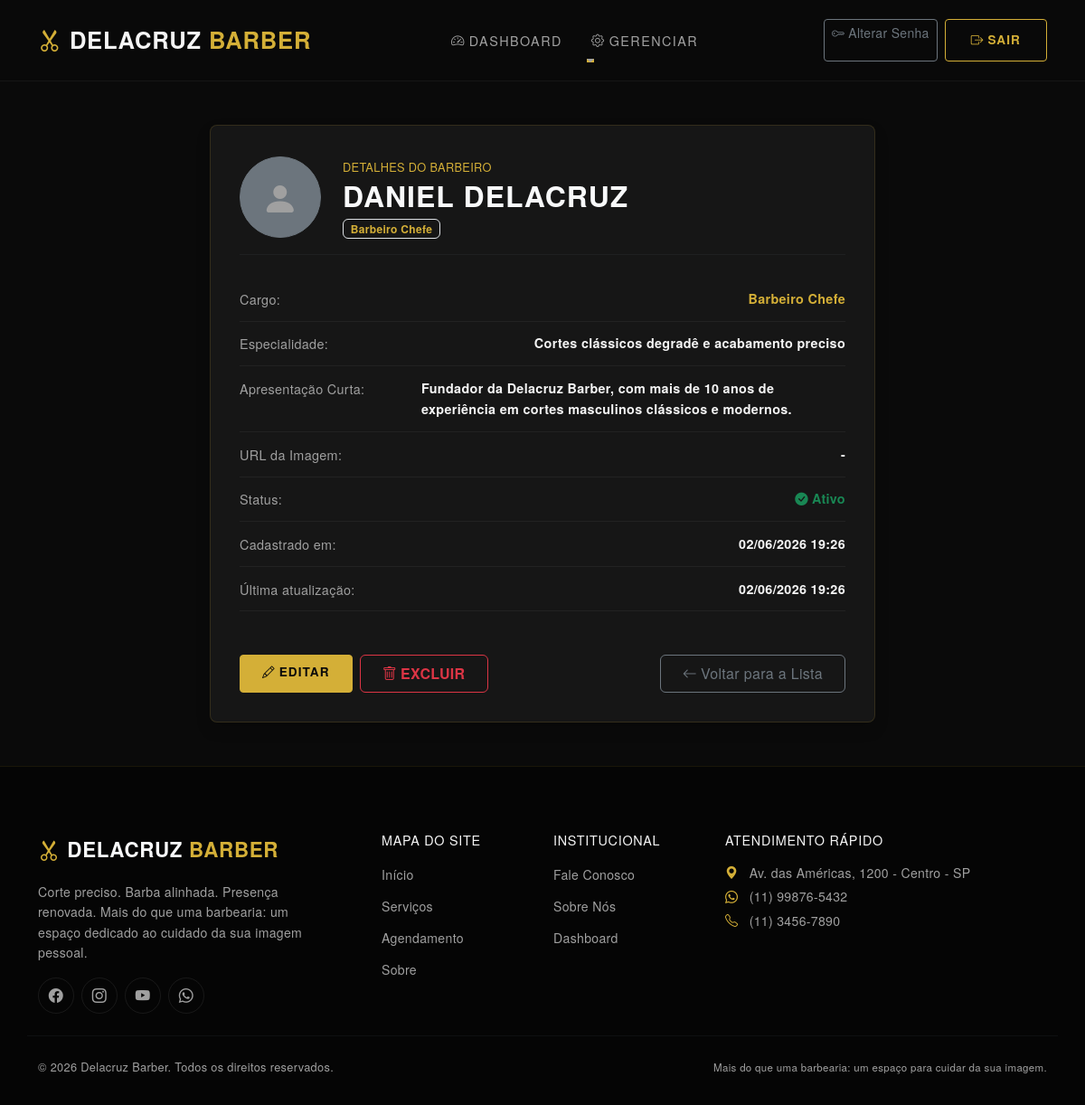
/ver/barbeiro/1/ (signed in), run on the app's committed database.
### website/models.py (models this page shows, shortened)
class Barbeiro(models.Model):
    nome = models.CharField(max_length=200)
    cargo = models.CharField(max_length=100)
    especialidade = models.CharField(max_length=300)
    descricao_curta = models.TextField(blank=True)
    imagem_url = models.URLField(blank=True)
    ativo = models.BooleanField(default=True)
    cadastrado_em = models.DateTimeField(auto_now_add=True)
    atualizado_em = models.DateTimeField(auto_now=True)
    class Meta:
        verbose_name = 'Barbeiro'
        verbose_name_plural = 'Barbeiros'

### website/views.py (the view)
# urls.py: path('ver/barbeiro/<int:pk>/', views.BarbeiroDetail.as_view(), name='ver_barbeiro'),
class BarbeiroDetail(LoginRequiredMixin, DetailView):
    model = Barbeiro
    template_name = 'website/ver/barbeiro.html'
    context_object_name = 'barbeiro'

### website/templates/website/ver/barbeiro.html (shortened to what this page needs)
{% extends 'website/modelo.html' %}
{% block conteudo %}
<section class="py-5">
  <div class="container text-start">
    <div class="row justify-content-center">
      <div class="col-lg-8">
        <div class="detail-card shadow">
          <div class="d-flex align-items-center gap-4 mb-4 pb-3 border-bottom border-secondary border-opacity-10 flex-wrap">
            {% if barbeiro.imagem_url %}
            <img src="{{ barbeiro.imagem_url }}" alt="{{ barbeiro.nome }}" class="rounded-circle border border-warning" style="width: 90px; height: 90px; object-fit: cover;">
            {% else %}
            <div class="rounded-circle bg-secondary bg-opacity-20 d-flex align-items-center justify-content-center border border-secondary border-opacity-30" style="width: 90px; height: 90px; color: var(--text-muted);">
              <i class="bi bi-person-fill fs-1"></i>
            </div>
            {% endif %}
            <div>
              <span class="text-gold text-uppercase fw-600 tracking-wider" style="font-size: 0.8rem;">Detalhes do Barbeiro</span>
              <h2 class="brand-font text-uppercase fw-bold text-light mb-1">{{ barbeiro.nome }}</h2>
              <span class="badge bg-gold-opacity-10 text-gold border border-gold-opacity-20">{{ barbeiro.cargo }}</span>
            </div>
          </div>
          <div class="detail-row">
            <span class="detail-label">Cargo:</span>
            <span class="detail-value fw-bold text-gold">{{ barbeiro.cargo }}</span>
          </div>
          <div class="detail-row">
            <span class="detail-label">Especialidade:</span>
            <span class="detail-value">{{ barbeiro.especialidade }}</span>
          </div>
          <div class="detail-row">
            <span class="detail-label">Apresentação Curta:</span>
            <span class="detail-value text-start" style="max-width: 70%;">{{ barbeiro.descricao_curta|default:"-" }}</span>
          </div>
          <div class="detail-row">
            <span class="detail-label">URL da Imagem:</span>
            <span class="detail-value text-truncate" style="max-width: 60%;">{% if barbeiro.imagem_url %}<a href="{{ barbeiro.imagem_url }}" target="_blank" class="text-gold-hover">{{ barbeiro.imagem_url }}</a>{% else %}-{% endif %}</span>
          </div>
          <div class="detail-row">
            <span class="detail-label">Status:</span>
            <span class="detail-value">
              {% if barbeiro.ativo %}
              <span class="text-success fw-bold"><i class="bi bi-check-circle-fill me-1"></i>Ativo</span>
              {% else %}
              <span class="text-danger fw-bold"><i class="bi bi-x-circle-fill me-1"></i>Inativo</span>
              {% endif %}
            </span>
          </div>
          <div class="detail-row">
            <span class="detail-label">Cadastrado em:</span>
            <span class="detail-value">{{ barbeiro.cadastrado_em|date:"d/m/Y H:i" }}</span>
          </div>
          <div class="detail-row">
            <span class="detail-label">Última atualização:</span>
            <span class="detail-value">{{ barbeiro.atualizado_em|date:"d/m/Y H:i" }}</span>
          </div>
          <div class="d-flex gap-2 mt-5">
            <a href="{% url 'editar_barbeiro' barbeiro.pk %}" class="btn btn-gold-solid px-4 py-2 text-uppercase fw-bold">
              <i class="bi bi-pencil me-1"></i>Editar
            </a>
            <a href="{% url 'excluir_barbeiro' barbeiro.pk %}" class="btn btn-outline-danger px-4 py-2 text-uppercase fw-bold">
              <i class="bi bi-trash me-1"></i>Excluir
            </a>
            <a href="{% url 'listar_barbeiros' %}" class="btn btn-outline-secondary ms-auto px-4 py-2">
              <i class="bi bi-arrow-left me-1"></i>Voltar para a Lista
            </a>
          </div>
        </div>
      </div>
    </div>
  </div>
</section>
{% endblock %}

### website/static/website/css/style.css (style rules this page uses)
:root { --bg-dark: #0a0a0a; --bg-card: #161616; --bg-lighter: rgba(255, 255, 255, 0.03); --primary-gold: #d4af37; --primary-gold-rgb: 212, 175, 55; --primary-gold-dim: rgba(212, 175, 55, 0.1); --primary-hover: #b8962d; --accent-leather: #8b4513; --text-white: #f5f5f5; --text-primary: #f5f5f5; --text-muted: #a0a0a0; --text-beige: #f5f5f5; --status-available: #28a745; --status-pending: #F59E0B; --status-disabled: #dc3545; --font-serif: 'Helvetica Neue', Arial, sans-serif; --font-sans: 'Helvetica Neue', Arial, sans-serif; --transition-smooth: all 0.3s ease; --box-shadow-gold: 0 8px 30px rgba(212, 175, 55, 0.08); --box-shadow-gold-hover: 0 15px 40px rgba(212, 175, 55, 0.15); }
body { background-color: var(--bg-dark); color: var(--text-primary); font-family: var(--font-sans); overflow-x: hidden; letter-spacing: 0.02em; line-height: 1.6; }
h1, h2, h3, h4, .brand-font { font-family: var(--font-serif); letter-spacing: 0.03em; }
.text-gold { color: var(--primary-gold) !important; }
.bg-dark-custom { background-color: var(--bg-dark) !important; }
.btn-gold-solid { color: var(--bg-dark); background-color: var(--primary-gold); border: 1px solid var(--primary-gold); font-weight: 600; text-transform: uppercase; letter-spacing: 0.08em; padding: 0.75rem 1.75rem; font-size: 0.85rem; border-radius: 4px; transition: var(--transition-smooth); }
.detail-card { background-color: var(--bg-card); border: 1px solid rgba(212, 175, 55, 0.15); border-radius: 8px; padding: 2rem; }
.detail-row { display: flex; justify-content: space-between; padding: 0.8rem 0; border-bottom: 1px solid rgba(255, 255, 255, 0.05); font-size: 0.9rem; }
.detail-label { color: var(--text-muted); font-weight: 500; }
.detail-value { color: var(--text-primary); font-weight: 600; text-align: right; }

### data on the page
Barbeiro: nome "DANIEL DELACRUZ", cargo "Barbeiro Chefe", especialidade "Cortes clássicos degradê e acabamento preciso", descricao_curta "Fundador da Delacruz Barber, com mais de 10 anos de experiência em cortes masculinos clássicos e modernos.", cadastrado_em "02/06/2026 19:26", atualizado_em "02/06/2026 19:26"
